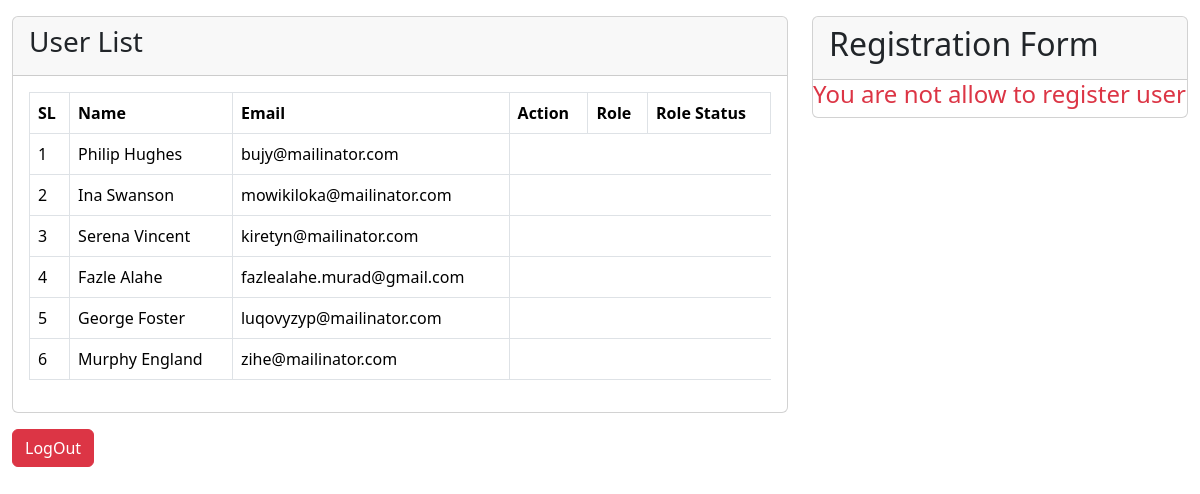
Page /dashboard.php (signed in) on the committed database.
### tables this page shows
CREATE TABLE `user` (
  `id` int NOT NULL,
  `name` varchar(100) NOT NULL,
  `email` varchar(100) NOT NULL,
  `password` varchar(100) NOT NULL,
  `roll` int NOT NULL DEFAULT '0',
  `created_at` date DEFAULT NULL,
  `deleted_at` date DEFAULT NULL,
  `updated_at` date DEFAULT NULL,
  `status` int NOT NULL DEFAULT '0'
);

### dashboard.php (the view, shortened to what this page needs)
<?php
require 'db.php';
$id = $_SESSION['id'];
$select_users = "SELECT * FROM user WHERE id !=$id AND status=0";
$select_users_result = mysqli_query($db_connect, $select_users);
$select_users1 = "SELECT * FROM user WHERE id =$id";
$select_users_result1 = mysqli_query($db_connect, $select_users1);
$fetch_assoc = mysqli_fetch_assoc($select_users_result1);
?>
<!DOCTYPE html>
<html lang="en">
<head>
  <link href="https://cdn.jsdelivr.net/npm/bootstrap@5.3.3/dist/css/bootstrap.min.css" rel="stylesheet">
</head>
<body>
  <div class="container-fluid">
    <div class="row mt-3">
      <div class="col-lg-8">
        <div class="card">
          <div class="card-header">
            <h3>User List</h3>
          </div>
          <div class="card-body">
            <table class="table table-bordered">
              <tr>
                <th>SL</th>
                <th>Name</th>
                <th>Email</th>
                <th>Action</th>
                <th>Role</th>
                <th>Role Status</th>
              </tr>
              <?php
              foreach ($select_users_result as $sl => $user) { ?>
                <tr>
                  <td><?= $sl + 1 ?></td>
                  <td><?= $user['name'] ?></td>
                  <td><?= $user['email'] ?></td>
                </tr>
              <?php  }  ?>
            </table>
          </div>
        </div>
      </div>
      <div class="col-lg-4">
        <div class="card">
          <div class="card-header">
            <h2>Registration Form</h2>
          </div>
          <?php
          if ($fetch_assoc['roll'] == 1) { ?>
            <div class="text-success">
              <?php if (isset($_SESSION['reg_success'])) {
                echo $_SESSION['reg_success'];
              } ?>
            </div>
            <div class="card-body">
              <form action="register_post.php" method="POST">
                <div class="text-danger">
                  <?php
                  if (isset($_SESSION['info_err'])) {
                    echo $_SESSION['info_err'];
                  }
                  ?>
                </div>
                <div class="form-group">
                  <label for="exampleInputEmail1">Name</label>
                  <input type="name" class="form-control" name="name">
                  <small id="emailHelp" class="form-text text-muted"></small>
                  <!-- <?php
                        ?> -->
                </div>
                <div class="form-group">
                  <label for="exampleInputEmail1">Email address</label>
                  <input type="email" class="form-control" name="email">
                  <small id="emailHelp" class="form-text text-muted"></small>
                  <div class="text-danger">
                    <?php
                    if (isset($_SESSION['exist'])) {
                      echo $_SESSION['exist'];
                    }
                    ?>
                  </div>
                  <div class="form-group">
                    <label for="exampleInputEmail1">Password</label>
                    <input type="password" class="form-control" name="password">
                    <small id="emailHelp" class="form-text text-muted"></small>
                    <div class="text-danger">
                      <?php
                      if (isset($_SESSION['wrong_pass'])) {
                        echo $_SESSION['wrong_pass'];
                      }
                      ?>
                    </div>
                  </div>
                  <div class="form-group">
                    <label for="exampleInputPassword1">Confirm Password</label>
                    <input type="password" class="form-control" name="confirm_password">
                  </div>
                  <button type="submit" class="btn btn-primary mt-2">Submit</button>
              </form>
            </div>
          <?php } else { ?>
            <div class="text-danger">
              <h4>You are not allow to register user</h4>
            </div>
          <?php } ?>
        </div>
      </div>
    </div>
    <div class="mt-3 ">
      <a href="logout.php" class="btn btn-danger">LogOut</a>
    </div>
  </div>
</body>
</html>

### rows in the picture
user: name "Philip Hughes", email "bujy@mailinator.com"
user: name "Ina Swanson", email "mowikiloka@mailinator.com"
user: name "Serena Vincent", email "kiretyn@mailinator.com"
user: name "Fazle Alahe", email "fazlealahe.murad@gmail.com"
user: name "George Foster", email "luqovyzyp@mailinator.com"
user: name "Murphy England", email "zihe@mailinator.com"
